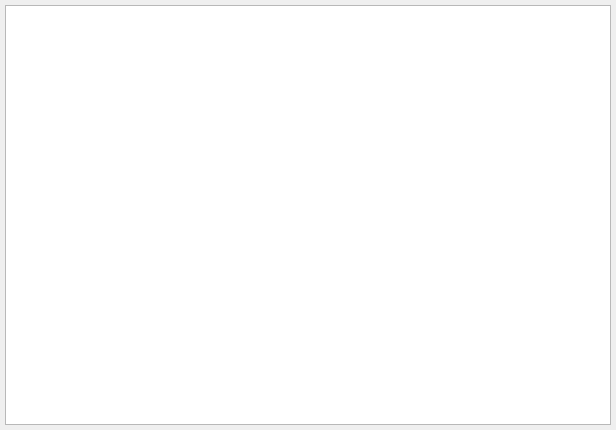
<?xml version="1.0" encoding="UTF-8"?>
<ui version="4.0">
 <class>QuickActions</class>
 <widget class="QDockWidget" name="QuickActions">
  <property name="geometry">
   <rect>
    <x>0</x>
    <y>0</y>
    <width>616</width>
    <height>430</height>
   </rect>
  </property>
  <property name="windowTitle">
   <string>Quick actions</string>
  </property>
  <widget class="QWidget" name="centralWidget">
   <layout class="QHBoxLayout" name="horizontalLayout">
    <property name="spacing">
     <number>5</number>
    </property>
    <property name="leftMargin">
     <number>5</number>
    </property>
    <property name="topMargin">
     <number>5</number>
    </property>
    <property name="rightMargin">
     <number>5</number>
    </property>
    <property name="bottomMargin">
     <number>5</number>
    </property>
    <item>
     <widget class="QTreeView" name="treeView">
      <property name="rootIsDecorated">
       <bool>true</bool>
      </property>
      <property name="expandsOnDoubleClick">
       <bool>false</bool>
      </property>
     </widget>
    </item>
   </layout>
  </widget>
  <action name="actionNew_quick_action">
   <property name="icon">
    <iconset resource="../../mgdt.qrc">
     <normaloff>:/mgdt/icons/yellow_note.png</normaloff>:/mgdt/icons/yellow_note.png</iconset>
   </property>
   <property name="text">
    <string>New quick action</string>
   </property>
  </action>
  <action name="actionRemove_quick_action">
   <property name="icon">
    <iconset resource="../../mgdt.qrc">
     <normaloff>:/mgdt/icons/red_minus.png</normaloff>:/mgdt/icons/red_minus.png</iconset>
   </property>
   <property name="text">
    <string>Remove quick action</string>
   </property>
  </action>
  <action name="actionExecute_quick_action">
   <property name="icon">
    <iconset resource="../../mgdt.qrc">
     <normaloff>:/mgdt/icons/blue_top_left_arrow.png</normaloff>:/mgdt/icons/blue_top_left_arrow.png</iconset>
   </property>
   <property name="text">
    <string>Execute quick action</string>
   </property>
  </action>
  <action name="actionModify_quick_action">
   <property name="icon">
    <iconset resource="../../mgdt.qrc">
     <normaloff>:/mgdt/icons/blue_tool.png</normaloff>:/mgdt/icons/blue_tool.png</iconset>
   </property>
   <property name="text">
    <string>Modify quick action</string>
   </property>
  </action>
 </widget>
 <layoutdefault spacing="6" margin="11"/>
 <resources>
  <include location="../../mgdt.qrc"/>
 </resources>
 <connections/>
</ui>
